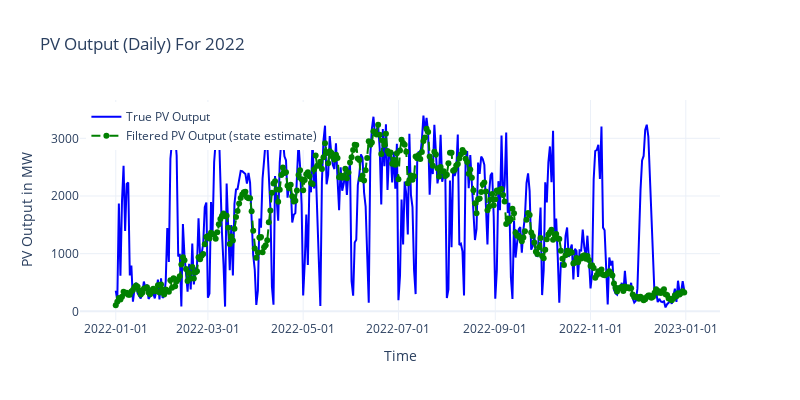

Notebook code for this chart:
### Markdown cell above
## PV Daily

### Code cell
import pandas as pd
import numpy as np
import plotly.graph_objects as go
from pykalman import KalmanFilter
from sklearn.metrics import mean_absolute_error, mean_squared_error, r2_score

data = df_merged_daily

data['timestamps'] = pd.to_datetime(data['timestamps'])


timestamps_all = data['timestamps']
ssr_all = data['ssr'].values
photo_all = data['photo'].values


data_2022 = data[data['timestamps'].dt.year == 2022]


timestamps_2022 = data_2022['timestamps']
ssr_2022 = data_2022['ssr'].values
photo_2022 = data_2022['photo'].values

x_all = photo_all.reshape(-1, 1)  
z_all = ssr_all.reshape(-1, 1)  

M_all = len(photo_all)


A = np.dot(x_all[1:].T, x_all[:-1]
           ) @ np.linalg.inv(np.dot(x_all[:-1].T, x_all[:-1]))
W = (np.dot(x_all[1:].T, x_all[1:]) -
     np.dot(A, np.dot(x_all[:-1].T, x_all[1:]))) / (M_all - 1)
H = np.dot(z_all.T, x_all) @ np.linalg.inv(np.dot(x_all.T, x_all))
Q = (np.dot(z_all.T, z_all) - np.dot(H, np.dot(x_all.T, z_all))) / M_all


A = A.reshape(1, 1)
W = W.reshape(1, 1)
H = H.reshape(1, 1)
Q = Q.reshape(1, 1)


kf = KalmanFilter(
    transition_matrices=A,
    observation_matrices=H,
    transition_covariance=W,
    observation_covariance=Q,
    initial_state_mean=x_all[0],
    initial_state_covariance=np.eye(1)
)


filtered_state_estimates_all = kf.filter(z_all)[0]


filtered_state_estimates_2022 = kf.filter(
    z_all[timestamps_all.dt.year == 2022])[0]


mae = mean_absolute_error(photo_all, filtered_state_estimates_all)
mse = mean_squared_error(photo_all, filtered_state_estimates_all)
rmse = np.sqrt(mse)
r_squared = r2_score(photo_all, filtered_state_estimates_all)


print(f"MAE: {mae}")
print(f"MSE: {mse}")
print(f"RMSE: {rmse}")
print(f"R-squared: {r_squared}")


fig = go.Figure()


fig.add_trace(go.Scatter(
    x=timestamps_2022, y=photo_2022.flatten(),
    mode='lines', name='True PV Output',
    line=dict(color='blue')
))


fig.add_trace(go.Scatter(
    x=timestamps_2022, y=filtered_state_estimates_2022.flatten(),
    mode='lines+markers', name='Filtered PV Output (state estimate)',
    line=dict(color='green', dash='dash', width=2)
))


fig.update_layout(
    title='PV Output (Daily) For 2022',
    xaxis_title='Time',
    yaxis_title='PV Output in MW',
    legend=dict(x=0.01, y=0.99),
    template='plotly_white',
    xaxis=dict(tickformat='%Y-%m-%d'),
    width=800,
    height=400
)

fig.show()

### Figure 1 — Plotly figure (JSON) as saved in the notebook; plotly's stock layout.template omitted (floating-point values rounded to 4 significant figures; data arrays with more than 128 entries replaced by an {"elided": "..."} marker saying what was removed)
{"data": [{"line": {"color": "blue"}, "mode": "lines", "name": "True PV Output", "type": "scatter", "x": {"elided": "365 str values"}, "y": {"elided": "365 float values"}}, {"line": {"color": "green", "dash": "dash", "width": 2}, "mode": "lines+markers", "name": "Filtered PV Output (state estimate)", "type": "scatter", "x": {"elided": "365 str values"}, "y": {"elided": "365 float values"}}], "layout": {"height": 400, "legend": {"x": 0.01, "y": 0.99}, "title": {"text": "PV Output (Daily) For 2022"}, "width": 800, "xaxis": {"tickformat": "%Y-%m-%d", "title": {"text": "Time"}}, "yaxis": {"title": {"text": "PV Output in MW"}}}}
